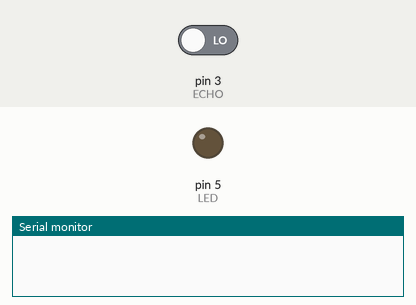
A sketch run on a simulated Arduino Uno, built with avr-gcc and run on an emulated ATmega328P. On the bench: output pins drawn as LEDs (lit = HIGH), the last lines printed to the serial monitor. Inputs (shaded band) come from the test bench; at power-on: pin 3 (ECHO) LOW. Pins used as bus, display or sensor lines are not drawn.

Above: at 0.1 s.
At 1.1 s:
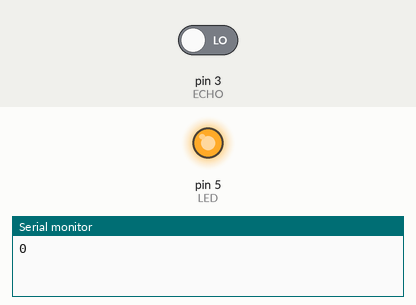
Timing chart, 0 to 2.6 s (numbered marks = the images above):
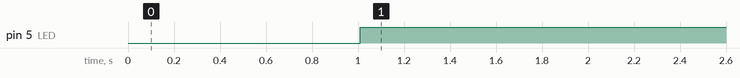

The sketch:

TPultrasonico.ino
```cpp
#define LED 5
#define TRIG 2
#define ECHO 3

long tiempo;
long distancia;

void setup()
{
  Serial.begin(9600);

  pinMode(LED, OUTPUT);
  pinMode(TRIG, OUTPUT);
  pinMode(ECHO, INPUT);
}

void loop()
{
  digitalWrite(TRIG, HIGH);
  delay(10);
  digitalWrite(TRIG, LOW);

  tiempo = pulseIn(ECHO, HIGH);

  distancia = tiempo / 59;

  Serial.println(distancia);

  if (distancia <= 30)
  {
    digitalWrite(LED, HIGH);
  }
  else
  {
    digitalWrite(LED, LOW);
  }
}
```

Measured:
- by itself, pin 5 (LED): LOW → HIGH at 1.0 s
